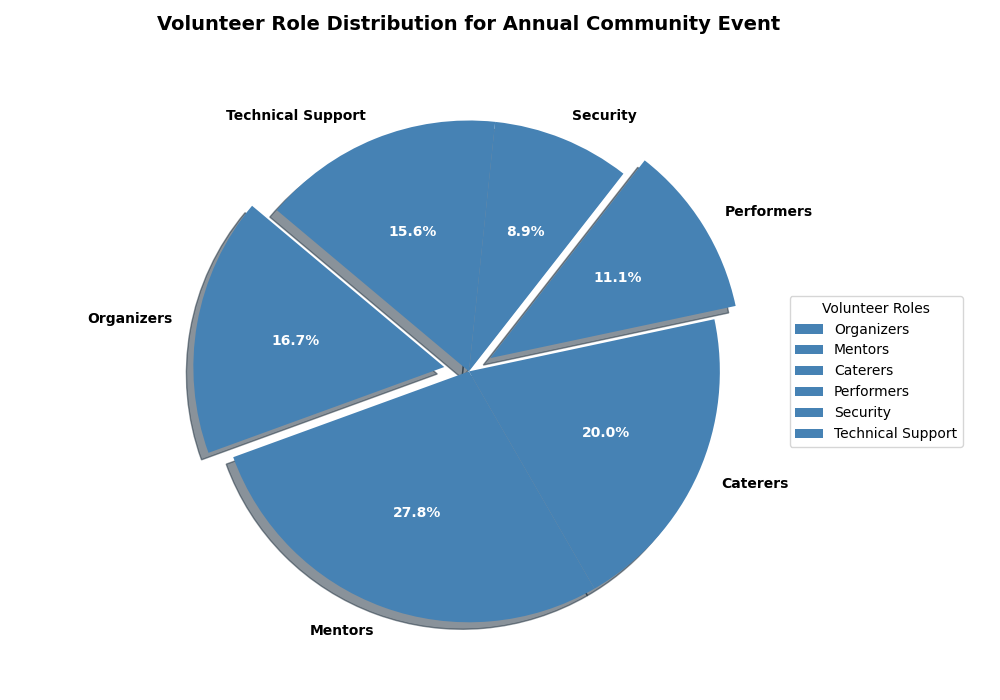

This chart was generated by the following Python code:
import matplotlib.pyplot as plt

volunteer_roles = ['Organizers', 'Mentors', 'Caterers', 'Performers', 'Security', 'Technical Support']
volunteer_counts = [15, 25, 18, 10, 8, 14]

# Single color for all segments
single_color = ['#4682B4']  # Blue shade

fig, ax = plt.subplots(figsize=(10, 7))

# Explode first and fourth segments
explode = (0.1, 0, 0, 0.1, 0, 0)

# Plot pie chart with a single color applied to all
wedges, texts, autotexts = ax.pie(
    volunteer_counts,
    labels=volunteer_roles,
    colors=single_color * len(volunteer_roles),  # Repeat the single color for each segment
    autopct='%1.1f%%',
    startangle=140,
    explode=explode,
    shadow=True
)

for text in texts:
    text.set_fontsize(10)
    text.set_fontweight('bold')

for autotext in autotexts:
    autotext.set_fontsize(10)
    autotext.set_color('white')
    autotext.set_fontweight('bold')

ax.set_title(
    "Volunteer Role Distribution for Annual Community Event",
    fontsize=14, fontweight='bold', pad=20
)

ax.legend(
    wedges, volunteer_roles,
    title="Volunteer Roles",
    loc="center left",
    bbox_to_anchor=(1, 0, 0.5, 1)
)

plt.tight_layout()

plt.show()
